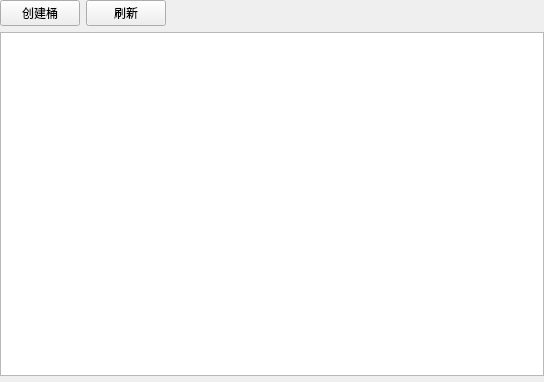
<?xml version="1.0" encoding="UTF-8"?>
<ui version="4.0">
 <class>BucketsTableWidget</class>
 <widget class="QWidget" name="BucketsTableWidget">
  <property name="geometry">
   <rect>
    <x>0</x>
    <y>0</y>
    <width>544</width>
    <height>382</height>
   </rect>
  </property>
  <property name="windowTitle">
   <string>Form</string>
  </property>
  <layout class="QVBoxLayout" name="verticalLayout">
   <property name="leftMargin">
    <number>0</number>
   </property>
   <property name="topMargin">
    <number>0</number>
   </property>
   <property name="rightMargin">
    <number>0</number>
   </property>
   <property name="bottomMargin">
    <number>0</number>
   </property>
   <item>
    <widget class="QWidget" name="widgetTools" native="true">
     <layout class="QHBoxLayout" name="horizontalLayout">
      <property name="leftMargin">
       <number>0</number>
      </property>
      <property name="topMargin">
       <number>0</number>
      </property>
      <property name="rightMargin">
       <number>0</number>
      </property>
      <property name="bottomMargin">
       <number>0</number>
      </property>
      <item>
       <widget class="PushButton" name="btnCreateBucket">
        <property name="text">
         <string>创建桶</string>
        </property>
       </widget>
      </item>
      <item>
       <widget class="PushButton" name="btnRefresh">
        <property name="text">
         <string>刷新</string>
        </property>
       </widget>
      </item>
      <item>
       <spacer name="horizontalSpacer">
        <property name="orientation">
         <enum>Qt::Horizontal</enum>
        </property>
        <property name="sizeHint" stdset="0">
         <size>
          <width>379</width>
          <height>20</height>
         </size>
        </property>
       </spacer>
      </item>
     </layout>
    </widget>
   </item>
   <item>
    <widget class="QTableView" name="tableView"/>
   </item>
   <item>
    <widget class="PageWidget" name="widgetPage" native="true"/>
   </item>
  </layout>
 </widget>
 <customwidgets>
  <customwidget>
   <class>PushButton</class>
   <extends>QPushButton</extends>
   <header>src/fend/uicommon/pushbutton.h</header>
  </customwidget>
  <customwidget>
   <class>PageWidget</class>
   <extends>QWidget</extends>
   <header>src/fend/uicommon/pagewidget.h</header>
   <container>1</container>
  </customwidget>
 </customwidgets>
 <resources/>
 <connections/>
</ui>
